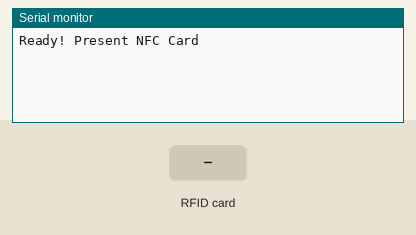
A sketch run on a simulated Arduino Uno, built with avr-gcc and run on an emulated ATmega328P. Parts: the last lines printed to the serial monitor. The inputs (shaded band) are chosen by the test bench.

Above: at 1.2 s.
1.3 s: RFID card 90 8F 2A 21 held to the reader
At 1.6 s:
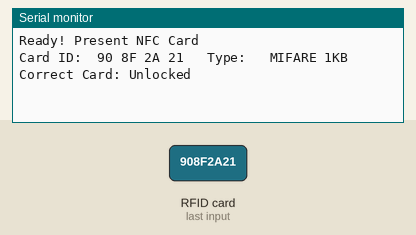
2.8 s: RFID card 5E 7A 19 C4 held to the reader
At 4.2 s:
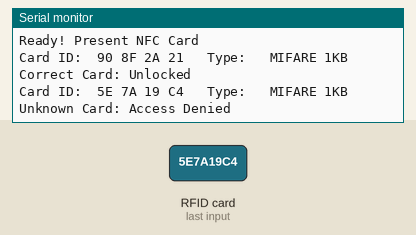

Measured:
- after the input at 1.3 s, the serial monitor: prints a new line at once (image 1)
- after the input at 2.8 s, the serial monitor: prints a new line at once (image 2)

The sketch:

main.ino
```cpp
// #include <Arduino.h>
#include <SPI.h>
#include <MFRC522.h>

// Uncomment this line for part 5.3
 #define IMPL_LOCK
const byte targetCardID[] = {0x90, 0x8F, 0x2A, 0x21};
//const byte targetCardID[] = {0x21, 0x2A, 0x8F, 0x90};

MFRC522 mfrc522(10, 9);
byte cardID[4];

void setup()
{
    Serial.begin(115200);
    SPI.begin();
    mfrc522.PCD_Init();
    Serial.println("Ready! Present NFC Card");
}

void loop()
{
    if (!mfrc522.PICC_IsNewCardPresent()) return;
    else if (!mfrc522.PICC_ReadCardSerial()) return;
    else
    {
        Serial.print("Card ID: ");
        for (byte i = 0; i < 4; i++)
        {
            cardID[i] = mfrc522.uid.uidByte[i];
            Serial.print(cardID[i] < 0x10 ? " 0" : " ");
            Serial.print(cardID[i], HEX);
        }

        byte piccType = mfrc522.PICC_GetType(mfrc522.uid.sak);
        Serial.print("\t Type: \t");
        Serial.print(mfrc522.PICC_GetTypeName(piccType));
        Serial.println();

        #ifdef IMPL_LOCK
            if ( *(uint32_t*) cardID == *(uint32_t*) targetCardID)
            {
                Serial.println("Correct Card: Unlocked");
            }
            else
            {
                Serial.println("Unknown Card: Access Denied");
            }
        #endif

        mfrc522.PICC_HaltA();
    }
}
```
